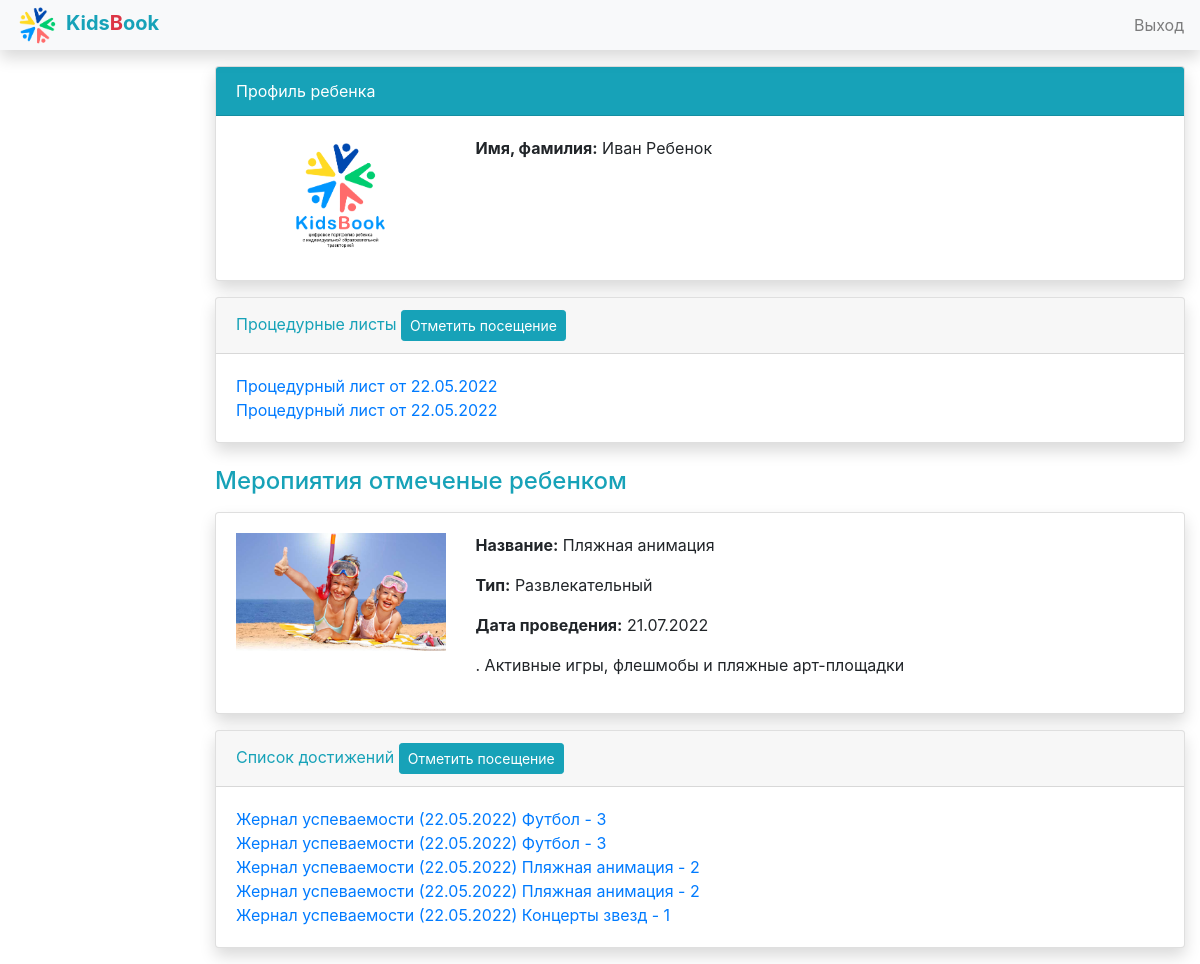
The app's page /child/8/ with its own data.
### users_app/models.py (models this page shows, shortened)
class ProfileModel(models.Model):
    user = models.OneToOneField(User, on_delete=models.CASCADE, blank=True, null=True)
    parent = models.ForeignKey(User, on_delete=models.SET_DEFAULT, related_name="parent", blank=True, null=True,
                               default=None)
    avatar = models.FileField()
    class Meta:
        verbose_name = 'Профиль'
        verbose_name_plural = 'Профили'

class ProceduralSheetModel(models.Model):
    expressed = 0
    weak = 1
    is_absent = 2
    OOE_CHOICE = (
        (expressed, "Выраженный"),
        (weak, "Слабый"),
        (is_absent, "Отсутствует"),
    )
    allowed = 0
    limited = 1
    not_allowed = 2
    TYPE_CHOICE = (
        (allowed, "Разрешены"),
        (limited, "Ограничены"),
        (not_allowed, "Не разрешены"),
    )
    user = models.ForeignKey(User, on_delete=models.CASCADE, blank=False, null=False)
    zakl = models.TextField("Заключение врача специалиста")
    dlii = models.TextField("Данные лабараторно-инструментальных исследований")
    ooe = models.IntegerField("Оценка оздоровительного эффекта", choices=OOE_CHOICE, default=0)
    doz = models.TextField("Диагноз основного заболевания")
    dsz = models.TextField("Диагноз сопутствующих заболеваний")
    sport = models.IntegerField("Спортивные игры", choices=TYPE_CHOICE, default=0)
    excursions = models.IntegerField("Экскурсии", choices=TYPE_CHOICE, default=0)
    kpr = models.TextField("Климатолечение по режиму")
    dr = models.TextField("Климатолечение по режиму")
    diet = models.TextField("Климатолечение по режиму")
    date = models.DateTimeField(auto_now_add=True)
    class Meta:
        verbose_name = 'Процедурный лист'
        verbose_name_plural = 'Процедурные листы'

class AchievementsModel(models.Model):
    concert = 0
    sbor = 1
    plyaj = 2
    tematika = 3
    video = 4
    photo = 5
    graphic = 6
    blog = 7
    suvenir = 8
    football = 9
    shahmati = 10
    voleyball = 11
    EVENT_CHOICE = (
        (concert, "Концерты звезд"),
        (sbor, "Общие сборы"),
        (plyaj, "Пляжная анимация"),
        (tematika, "Тематические дни"),
        (video, "Видеосъемка и постобработка"),
        (photo, "Художественная фотография, ретушь"),
        (graphic, "Графика, дизайн"),
        (blog, "Блогинг, основы журналистики"),
        (suvenir, "Создание сувениров"),
        (football, "Футбол"),
        (shahmati, "Шахматы"),
        (voleyball, "Волейбол"),
    )
    allowed = 0
    limited = 1
    not_allowed = 2
    user = models.ForeignKey(User, related_name='achievements', on_delete=models.CASCADE)
    event = models.IntegerField('Мероприятие', choices=EVENT_CHOICE, default=0)
    status = models.IntegerField("Оценка", default=1)
    date_created = models.DateTimeField(auto_now_add=True)
    class Meta:
        verbose_name = 'Оценка'
        verbose_name_plural = 'Оценки'

### events_app/models.py (models this page shows, shortened)
class EventsModel(models.Model):
    SPORT = 0
    GAME = 1
    MEDICINE = 2
    CREATE = 3
    TYPE_CHOICE = (
        (SPORT, 'Спортивнй'),
        (GAME, 'Развлекательный'),
        (MEDICINE, 'Лечебный'),
        (CREATE, 'Творческий'),
    )
    title = models.CharField(max_length=150)
    description = models.TextField(blank=True)
    image = models.ImageField(null=True, blank=True)
    type = models.IntegerField(choices=TYPE_CHOICE, default=0)
    date = models.DateTimeField(auto_now=False)
    like = models.ManyToManyField(User, blank=True, related_name='likes')
    class Meta:
        verbose_name = "Мероприятие"
        verbose_name_plural = "Мероприятия"

### users_app/views.py (the view)
# urls.py: path('child/<int:pk>/', ChildDetail.as_view(), name="child_detail"),
class ChildDetail(UpdateView):
    model = ProfileModel
    form_class = ProfileForm
    template_name = 'children/child.html'
    success_url = reverse_lazy('all_children')
    request = None
    kwargs_pk = None
    def get(self, request, *args, **kwargs):
        self.request = request
        self.kwargs_pk = kwargs.get('pk')
        self.object = self.get_object()
        return super().get(request, *args, **kwargs)
    def get_object(self, queryset=None):
        obj = ProfileModel.objects.get(pk=self.kwargs_pk)
        return obj
    def get_context_data(self, **kwargs):
        context = super().get_context_data(**kwargs)
        context['procedural'] = ProceduralSheetModel.objects.filter(user__profilemodel=self.kwargs.get('pk')).order_by(
            '-date')
        context['likes_events'] = context['object'].user.likes.all()
        context['events_status'] = context['object'].user.achievements.all()
        return context

### public/forms.py (called while the page is built)
    def get_base_layout(self):
        return Layout()

    def get_submit_layout(self):
        return Layout(Row(Div(Submit('save', 'Сохранить'), css_class='col-auto ml-auto')), )

    def get_layout(self, read_only=False):
        base_layout = self.get_base_layout()
        if not read_only:
            return Layout(base_layout, self.get_submit_layout())
        else:
            return base_layout

### users_app/templates/children/child.html (shortened to what this page needs)
{% extends 'base.html' %}
{% block content %}
    <div class="row">
        <div class="col-md-12">
            <div class="card shadow">
                <div class="card-header bg-info text-white">
                    Профиль ребенка
                </div>
                <div class="card-body row">
                    <div class="col-3">
                        <img class="w-50 mx-auto d-block" src="/media/{{ profilemodel.avatar.name }}">
                    </div>
                    <div class="col-8">
                        <p>
                            <b>Имя, фамилия:</b> {{ profilemodel.user.first_name }} {{ profilemodel.user.last_name }}
                        </p>
                    </div>
                </div>
            </div>
            <div class="card shadow mt-3">
                <div class="card-header text-info">
                    Процедурные листы <a href="{% url 'procedural_create' pk=profilemodel.user.pk %}"
                                         class="btn btn-info btn-sm text-white">Отметить посещение</a>
                </div>
                <div class="card-body">
                    {% for item in procedural %}
                        <a href="{% url 'procedural_show' pk=item.id %}" class="d-block">
                            Процедурный лист от {{ item.date | date:"d.m.Y" }}
                        </a>
                    {% empty %}
                        Процедруных листов нет
                    {% endfor %}
                </div>
            </div>
            <h4 class="text-info mt-4">Меропиятия отмеченые ребенком</h4>
            {% for event in likes_events %}
                <div class="card shadow mt-3">
                    <div class="card-body row">
                        <div class="col-md-3">
                            <img class="w-100" src="/media/{{ event.image.name }}">
                        </div>
                        <div class="col-md-9">
                            <p>
                                <b>Название:</b> {{ event.title }}
                            </p>
                            <p>
                                <b>Тип:</b> {{ event.get_type_display }}
                            </p>
                            <p>
                                <b>Дата проведения:</b> {{ event.date | date:"d.m.Y" }}
                            </p>
                            <p>
                                {{ event.description | safe }}
                            </p>
                        </div>
                    </div>
                </div>
            {% endfor %}
            <div class="card shadow mt-3 mb-3">
                <div class="card-header text-info">
                    Список достижений <a href="{% url 'event_create' pk=profilemodel.user.pk %}"
                                         class="btn btn-info btn-sm text-white">Отметить посещение</a>
                </div>
                <div class="card-body">
                    {% for item in events_status %}
                        <a href="#" class="d-block">
                            Жернал успеваемости ({{ item.date_created | date:"d.m.Y" }}) {{ item.get_event_display }} - {{ item.status }}
                        </a>
                    {% empty %}
                        Журнал пуст
                    {% endfor %}
                </div>
            </div>
        </div>
    </div>
{% endblock %}

### static/css/style.css (style rules this page uses)
.shadow { box-shadow: 0 0.5rem 1rem rgba(0, 0, 0, 0.15) !important; }

### records on screen
ProfileModel: avatar.name (picture), user.first_name "Иван", user.last_name "Ребенок"
ProceduralSheetModel: date "22.05.2022"
ProceduralSheetModel: date "22.05.2022"
EventsModel: image.name (placeholder picture), title "Пляжная анимация", type "Развлекательный", date "21.07.2022", description ". Активные игры, флешмобы и пляжные арт-площадки"
AchievementsModel: date_created "22.05.2022", event "Футбол", status "3"
AchievementsModel: date_created "22.05.2022", event "Футбол", status "3"
AchievementsModel: date_created "22.05.2022", event "Пляжная анимация", status "2"
AchievementsModel: date_created "22.05.2022", event "Пляжная анимация", status "2"
AchievementsModel: date_created "22.05.2022", event "Концерты звезд", status "1"
